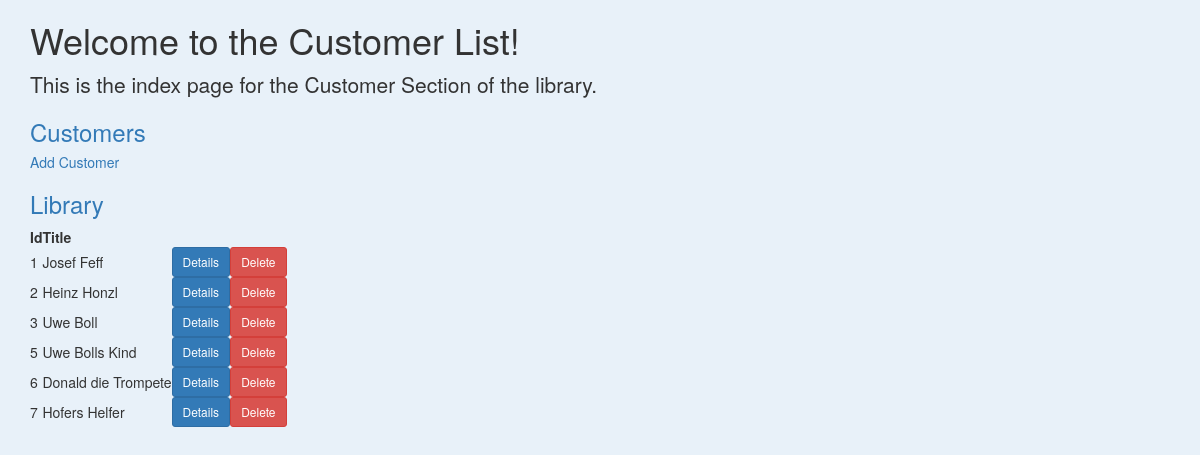
The page /customers on the database as committed earlier.
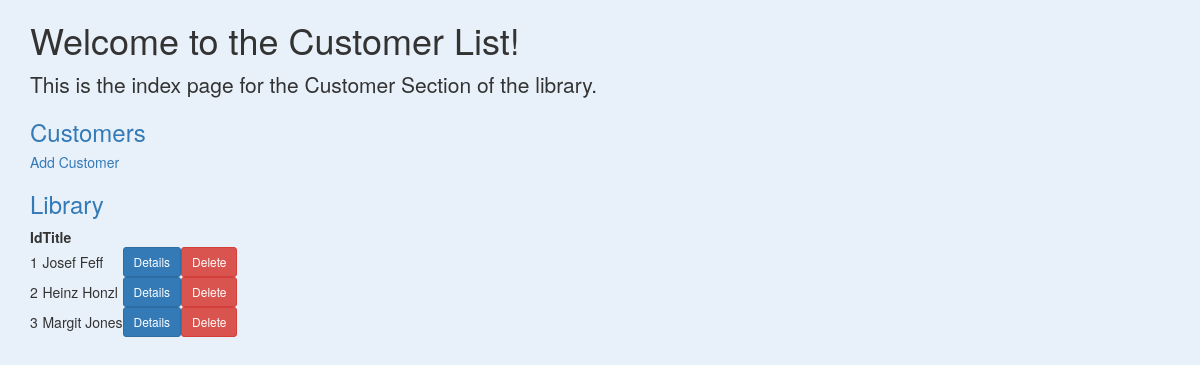
The same page on the database as committed later.
### app.py (models this page shows, shortened)
class Customer(db.Model):
    __tablename__ = 'customers'
    id = db.Column(db.Integer, primary_key=True)
    name = db.Column(db.String)

### app.py (the view)
@app.route('/customers')
def customers():
    return render_template('customers.html', customer = Customer.query.all())

### templates/customers.html (shortened to what this page needs)
{% extends 'bootstrap/base.html' %} {% block styles %} {{ super() }}
 {% endblock %} {% block title %} Library {% endblock %} {% block content %}
<div class="container">
    <div class="row">
        <div class="col-md-10 col-lg-8 mx-lg-auto mx-md-auto">
            <h1 class="pt-5 pb-2">Welcome to the Customer List!</h1>
            <p class="lead">This is the index page for the Customer Section of the library.</p>
            <h3>
                <a href="{{ url_for('customers') }}">Customers</a>
            </h3>
            <h5>
                <a href="{{ url_for('new_customer') }}">Add Customer</a>
            </h5>
            <h3>
                <a href="{{ url_for('index') }}">Library</a>
            </h3>
            <table>
                <thead>
                    <tr>
                        <th>Id</th>
                        <th>Title</th>
                    </tr>
                </thead>
                <tbody>
                    {% for customer in customer %}
                    <tr>
                        <td>{{ customer.id }}</td>
                        <td>{{ customer.name }}</td>
                        <td>
                            <a href=/customers/{{customer.id}}>
                                <button class="btn btn-primary btn-sm">Details</button>
                            </a>
                        </td>
                        <td>
                            <a href=/customers/{{customer.id}}/delete>
                                <button class="btn btn-danger btn-sm">Delete</button>
                            </a>
                        </td>
                    </tr>
                    {% endfor %}
                </tbody>
            </table>
        </div>
    </div>
</div>
{% endblock %}

### templates/customers.html (style rules this page uses)
body { background: #e8f1f9; }

Rows that differ between the two databases and show on the page:
removed Customer: id "5", name "Uwe Bolls Kind"
removed Customer: id "6", name "Donald die Trompete"
removed Customer: id "7", name "Hofers Helfer"
changed Customer id 3: name "Uwe Boll" → "Margit Jones"
